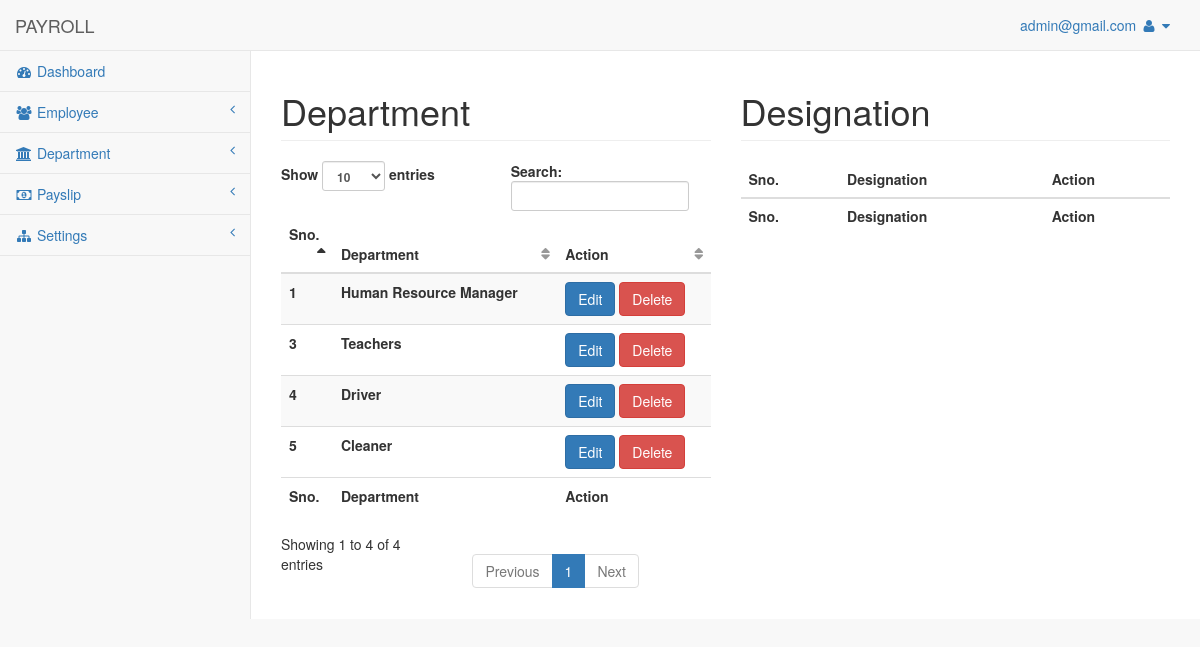
Page /admin/pages/department_cat.php (signed in) on the committed database.
### tables this page shows
CREATE TABLE `department` (
  `dep_id` int(25) NOT NULL,
  `dep_name` varchar(255) NOT NULL
);

### admin/includes/manage_department.php (the view, shortened to what this page needs)
<div class="col-md-6">
    <table class="table table-striped table-inverse table-responsive" id="table">
    <thead class="thead-inverse">
        <tr>
            <th>Sno.</th>
            <th>Department</th>
            <th>Action</th>
        </tr>
        </thead>
        <tfoot class="thead">
        <tr>
            <th>Sno.</th>
            <th>Department</th>
            <th>Action</th>
        </tr>
        </tfoot>
        <tbody>
            <tr>
<?php
    global $connection;
    $query = "SELECT * FROM department";
    $result = mysqli_query($connection,$query);
    while($row = mysqli_fetch_assoc($result)){
        $id = $row['dep_id'];
        $department = $row['dep_name'];
       ?><th><?php echo $id ;?></th>
        <th><?php echo $department ;?></th>
        <th><?php echo "<a href='department_cat.php?source=edit_department&department_id={$id}'><button type='button' class='btn btn-primary'>Edit</button></a>";?>
        <?php echo "<a onClick=\"javascript: return confirm('Do you wish to delete it.') \" href='department_cat.php?delete={$id}'><button type='button' class='btn btn-danger'>Delete</button></a>";?>
        </th>
        </tr><?php
    }
?>
        </tbody>
</table>
</div>
<div class="col-md-6">
    <table class="table table-striped table-inverse table-responsive" id="table">
    <thead class="thead-inverse">
        <tr>
            <th>Sno.</th>
            <th>Designation</th>
            <th>Action</th>
        </tr>
        </thead>
        <tfoot class="thead">
        <tr>
            <th>Sno.</th>
            <th>Designation</th>
            <th>Action</th>
        </tr>
        </tfoot>
</table>
</div>

### rows in the picture
department: dep_id "1", dep_name "Human Resource Manager"
department: dep_id "3", dep_name "Teachers"
department: dep_id "4", dep_name "Driver"
department: dep_id "5", dep_name "Cleaner"

### other values in the picture
$_SESSION['username'] "admin@gmail.com"
